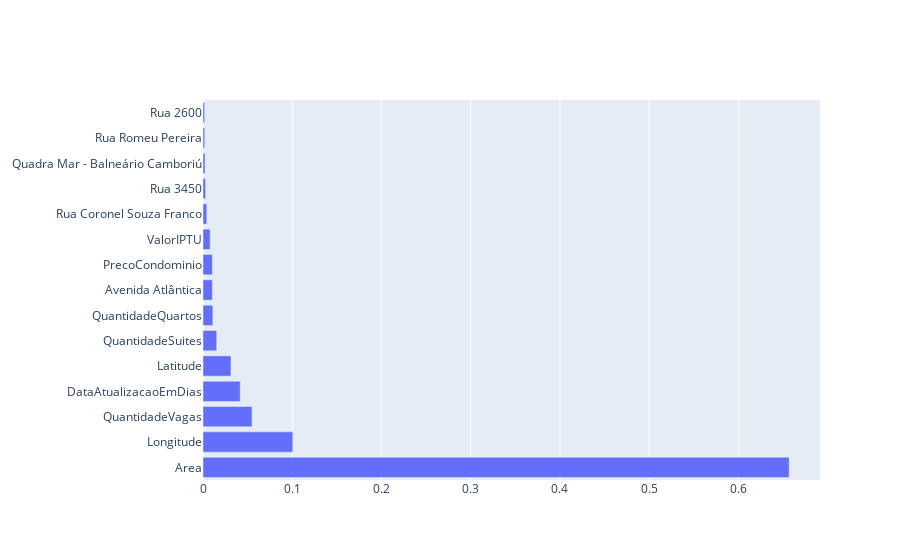

The cell this chart's notebook holds for it:
### Code cell
fig = go.Figure(go.Bar(
            y=list(feature_importances_rank.keys()),
            x=list(feature_importances_rank.values()),
            orientation='h'))

fig.show()

### Figure 1 — Plotly figure (JSON) as saved in the notebook; plotly's stock layout.template omitted (floating-point values rounded to 4 significant figures)
{"data": [{"orientation": "h", "type": "bar", "x": [0.6568, 0.1006, 0.05493, 0.04164, 0.03133, 0.01536, 0.01105, 0.01054, 0.01052, 0.008003, 0.004245, 0.002934, 0.002288, 0.001899, 0.001794], "y": ["Area", "Longitude", "QuantidadeVagas", "DataAtualizacaoEmDias", "Latitude", "QuantidadeSuites", "QuantidadeQuartos", "Avenida Atlântica", "PrecoCondominio", "ValorIPTU", "Rua Coronel Souza Franco", "Rua 3450", "Quadra Mar - Balneário Camboriú", "Rua Romeu Pereira", "Rua 2600"]}], "layout": {"autosize": true, "xaxis": {"autorange": true, "range": [0, 0.6914], "type": "linear"}, "yaxis": {"autorange": true, "range": [-0.5, 14.5], "type": "category"}}}
